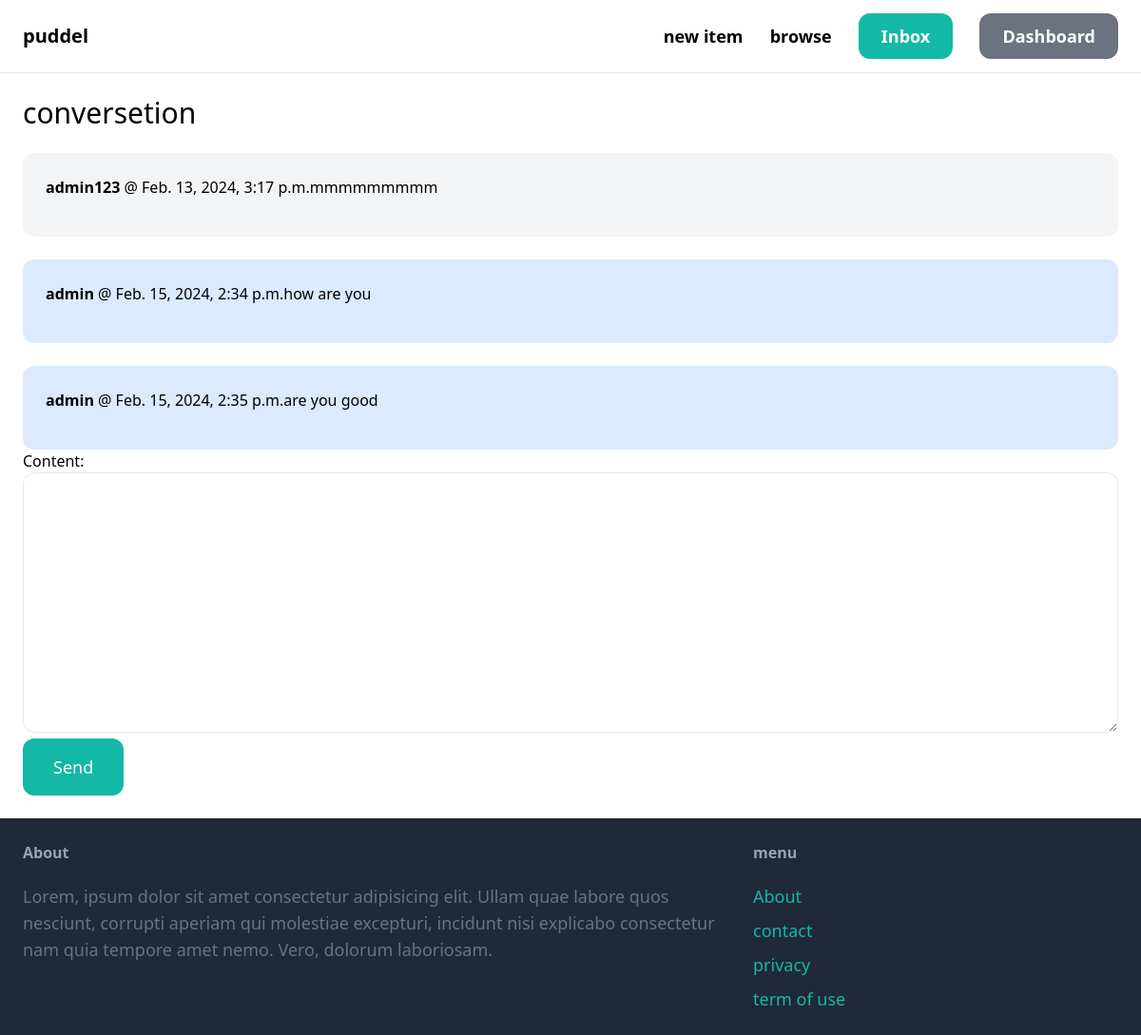
The app's page /inbox/5/ (signed in) with its own data.
### convesetion/models.py (models this page shows)
class ConvesetionMessage(models.Model):
    convesetion=models.ForeignKey(Convesetion, related_name='messages', on_delete=models.CASCADE)
    content=models.TextField()
    created_at=models.DateTimeField(auto_now_add=True)
    created_by=models.ForeignKey(User , related_name='created_messages', on_delete=models.CASCADE)

### convesetion/views.py (the view)
# urls.py: path('<int:pk>/', views.detail, name='detail'),
@login_required
def detail(request, pk):
      convesetion = Convesetion.objects.filter(members__in=[request.user.id]).get(pk=pk)
      if request.method == 'POST':
           form=ConvesetionMessageForm(request.POST)
           if form.is_valid():
                convesetion_message=form.save(commit=False)
                convesetion_message.convesetion=convesetion
                convesetion_message.created_by=request.user
                convesetion_message.save()
                convesetion.save()
                return redirect('convesetion:detail', pk=pk)
      else:
            form=ConvesetionMessageForm()
      return render(request, 'convesetion/detail.html',{
           'convesetion':convesetion,
           'form':form
      })

### convesetion/forms.py
class ConvesetionMessageForm(forms.ModelForm):
    class Meta:
        model=ConvesetionMessage
        fields=('content',)
        widgets={
            'content': forms.Textarea(attrs={
                'class': 'w-full py-4 px-6 rounded-xl border'
            })
        }

### convesetion/templates/convesetion/detail.html (shortened to what this page needs)
{% extends "core/base.html" %}
{% block content %}
<h1 class="mb-6 text-3xl">conversetion</h1>
<div class="space-y-6">
    {% for message in convesetion.messages.all %}
            <div class="p-6 flex {% if message.created_by == request.user %} bg-blue-100{% else %} bg-gray-100{% endif %} rounded-xl">
                <p class="mb-4"><strong> {{ message.created_by.username }} </strong> @ {{ message.created_at }} </p>
                <p> {{ message.content }} </p>
            </div>
    {% endfor %}
</div>
<form action="." method="post">
    {{ form.as_p }}
    <button class="py-4 px-8 p-6 text-lg bg-teal-500 hover:bg-teal-700 rounded-xl text-white">Send</button>
</form>
{% endblock %}

### records on screen
ConvesetionMessage: created_by.username "admin123", created_at "Feb. 13, 2024, 3:17 p.m.", content "mmmmmmmmm"
ConvesetionMessage: created_by.username "admin", created_at "Feb. 15, 2024, 2:34 p.m.", content "how are you"
ConvesetionMessage: created_by.username "admin", created_at "Feb. 15, 2024, 2:35 p.m.", content "are you good"
